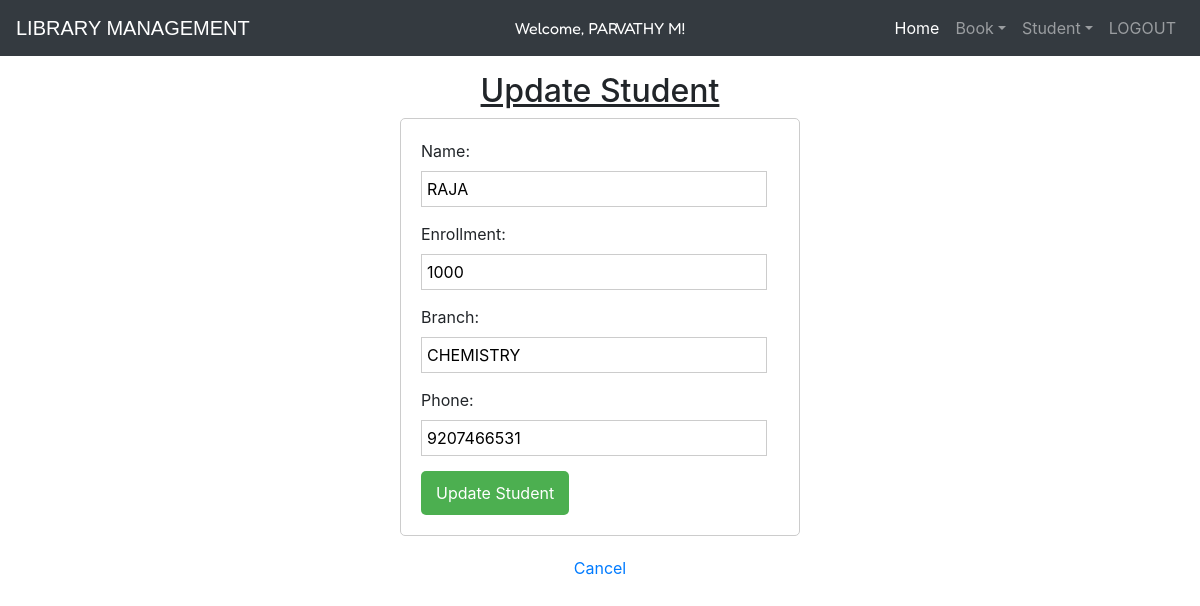
Screenshot of /update_student/2/ (signed in) with the database file from the repository.
### app/models.py (models this page shows, shortened)
class customuser(AbstractUser):
    phone = models.CharField(max_length=15, blank=True, null=True)
    is_admin = models.BooleanField(default=False)
    is_user = models.BooleanField(default=False)
    branch = models.CharField(max_length=100, blank=True)  # Make sure this field exists
    enrollment = models.CharField(max_length=15, blank=True, null=True)

### app/views.py (the view, shortened to what this page needs)
# urls.py: path('update_student/<int:student_id>/', views.update_student, name='update_student'),
@user_passes_test(is_admin_user)
@login_required(login_url='adminlogin')
def update_student(request, student_id):
    student = get_object_or_404(customuser, id=student_id)
    return render(request, 'update_student.html', {'student': student})

### app/views.py (called while the page is built)
def is_admin_user(user):
    return user.is_authenticated and user.is_admin

### templates/update_student.html (shortened to what this page needs)
{% include 'base2.html' %}
<h2 style="text-align: center; text-decoration: underline;">Update Student</h2>
<form method="POST" style="border: 1px solid #ccc; padding: 20px; border-radius: 5px; max-width: 400px; margin: auto;">
    <div style="margin-bottom: 15px;">
        <label for="first_name">Name:</label>
        <input type="text" name="first_name" id="first_name" value="{{ student.first_name }}" required style="border: 1px solid #ccc; padding: 5px; width: calc(100% - 12px);">
    </div>
    <div style="margin-bottom: 15px;">
        <label for="enrollment">Enrollment:</label>
        <input type="text" name="enrollment" id="enrollment" value="{{ student.enrollment }}" required style="border: 1px solid #ccc; padding: 5px; width: calc(100% - 12px);">
    </div>
    <div style="margin-bottom: 15px;">
        <label for="branch">Branch:</label>
        <input type="text" name="branch" id="branch" value="{{ student.branch|default:'' }}" style="border: 1px solid #ccc; padding: 5px; width: calc(100% - 12px);">
    </div>
    <div style="margin-bottom: 15px;">
        <label for="phone">Phone:</label>
        <input type="text" name="phone" id="phone" value="{{ student.phone|default:'' }}" style="border: 1px solid #ccc; padding: 5px; width: calc(100% - 12px);">
    </div>
    <button type="submit" style="background-color: #4CAF50; color: white; padding: 10px 15px; border: none; border-radius: 5px; cursor: pointer;">Update Student</button>
</form>
<a href="{% url 'list_students' %}" style="display: block; margin-top: 20px; text-align: center;">Cancel</a>

### templates/base2.html (shortened to what this page needs)
<!DOCTYPE html>
{% load static %}
<html lang="en">
<head>
    <link rel="stylesheet" href="https://stackpath.bootstrapcdn.com/bootstrap/4.3.1/css/bootstrap.min.css">
    <link rel="stylesheet" href="https://maxcdn.bootstrapcdn.com/font-awesome/4.7.0/css/font-awesome.min.css">
</head>
<body>
<div class="bs-example">
    <nav class="navbar navbar-expand-md bg-dark navbar-dark fixed-top">
        <a href="/" class="navbar-brand">LIBRARY MANAGEMENT</a>
        <div class="collapse navbar-collapse">
            <div style="color: white;position: absolute; left: 50%;transform: translateX(-50%); font-family: Fredoka, sans-serif;  font-optical-sizing: auto  ; font-style: normal;">
                {% if user.is_authenticated %}
                    Welcome, {{ user.first_name }}!
                {% endif %}
            </div>
            <div class="navbar-nav ml-auto">
                <a href="{% url 'admindashboard' %}" class="nav-item nav-link active">Home</a>
                <div class="nav-item dropdown">
                    <a href="#" class="nav-link dropdown-toggle" data-toggle="dropdown">Book</a>
                </div>
                <div class="nav-item dropdown">
                    <a href="#" class="nav-link dropdown-toggle" data-toggle="dropdown">Student</a>
                </div>
                <a href="{% url 'logout' %}" class="nav-item nav-link">LOGOUT</a>
            </div>
        </div>
    </nav>
</div>
</body>
</html>

### templates/base2.html (style rules this page uses)
.bs-example { margin: 0px; }
.navbar-brand { font-size: 20px; font-family: sans-serif; }

### rows the page displays
customuser: first_name "PARVATHY M"
customuser: first_name "RAJA", enrollment "1000", branch "CHEMISTRY", phone "9207466531"
